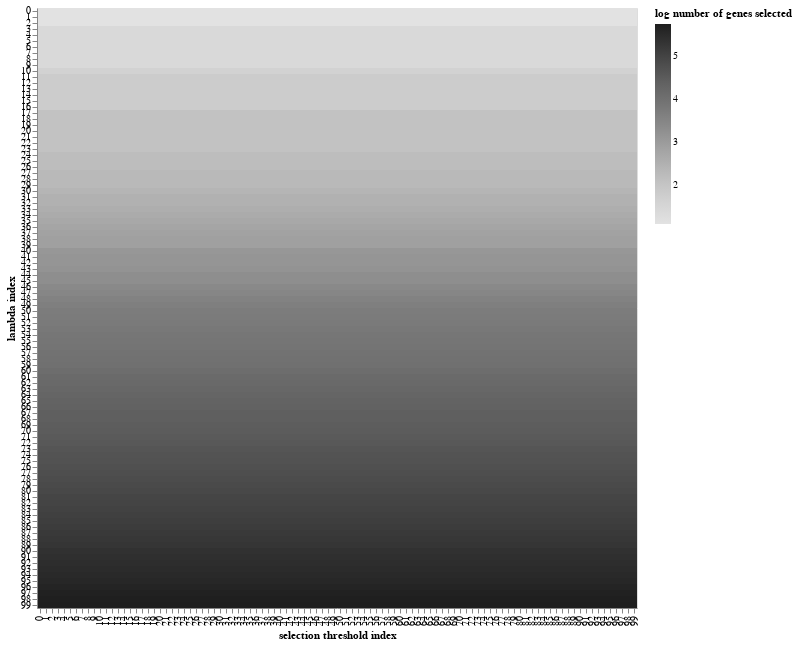

The notebook cell this image was saved under:
### Code cell
eutils.thresh_lambda_plot(boot_results,
                          adata,
                          thresholds=params["thresholds"],
                          lambdas=params["lambda_path"])

### Figure 1 — Vega-Lite specification as saved in the notebook (floating-point values rounded to 4 significant figures; data arrays with more than 128 entries replaced by an {"elided": "..."} marker saying what was removed)
{"$schema": "https://vega.github.io/schema/vega-lite/v2.6.0.json", "config": {"view": {"height": 300, "width": 400}}, "data": {"name": "data-cf65f7b916c8ff732a10af92041b37f9"}, "datasets": {"data-cf65f7b916c8ff732a10af92041b37f9": {"elided": "10000 records"}}, "encoding": {"color": {"field": "log number of genes selected", "scale": {"scheme": "greys"}, "type": "quantitative"}, "x": {"field": "selection threshold index", "scale": {"paddingInner": 0}, "type": "ordinal"}, "y": {"field": "lambda index", "scale": {"paddingInner": 0}, "type": "ordinal"}}, "height": 600, "mark": "rect", "width": 600}
